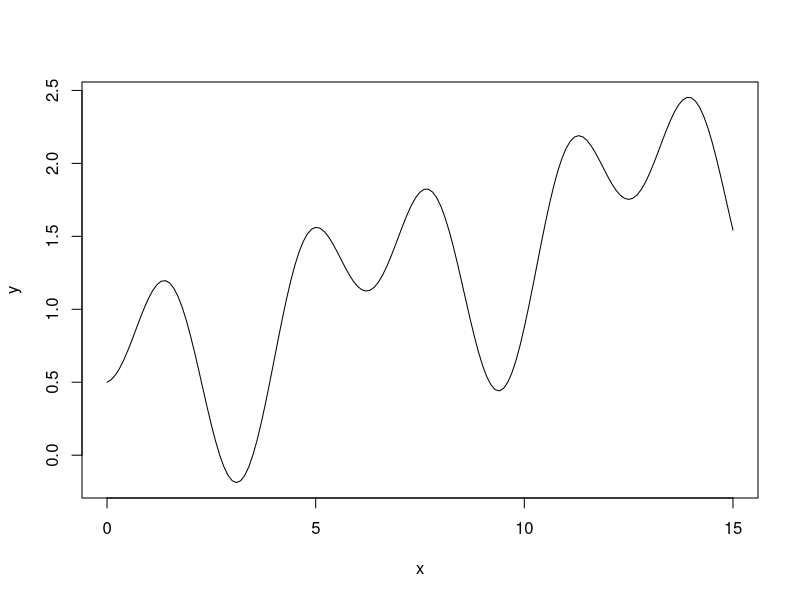
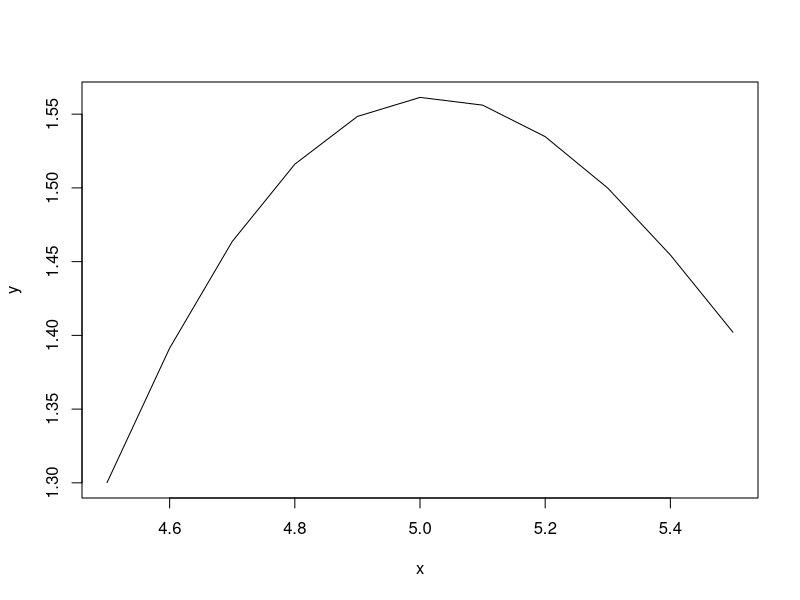
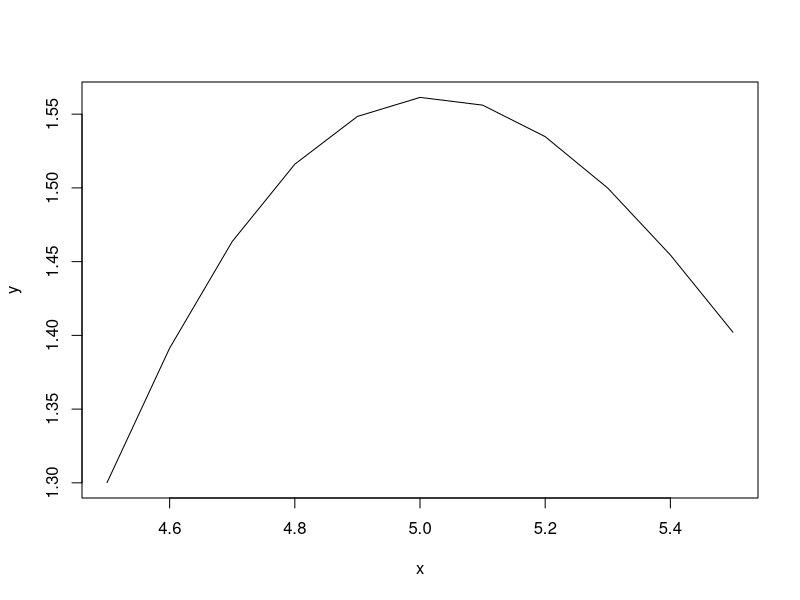
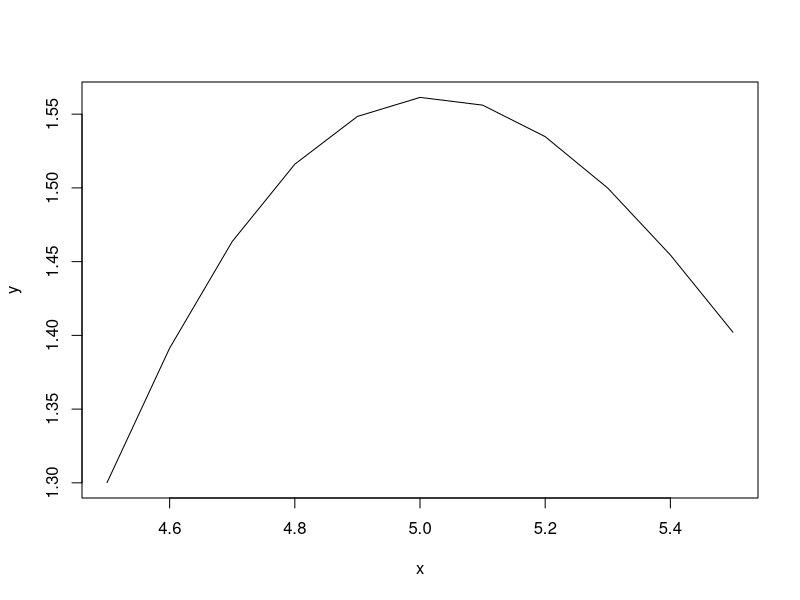
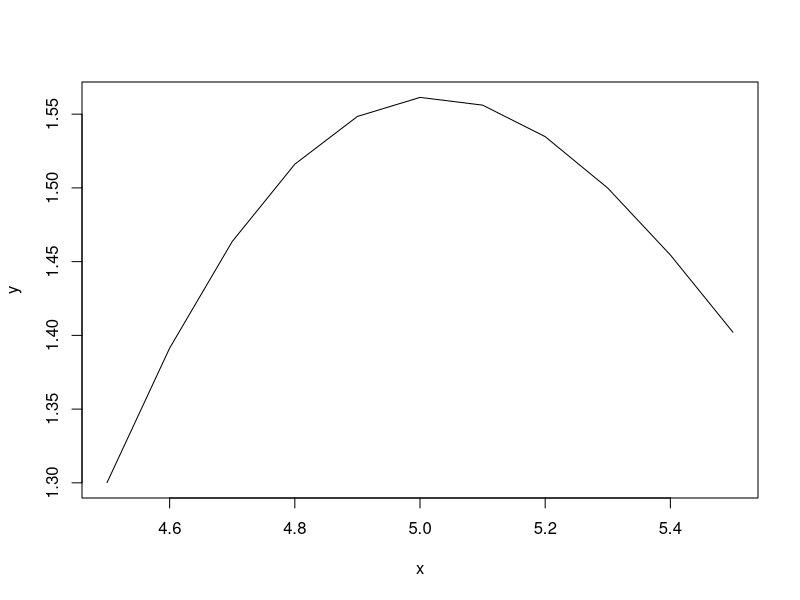
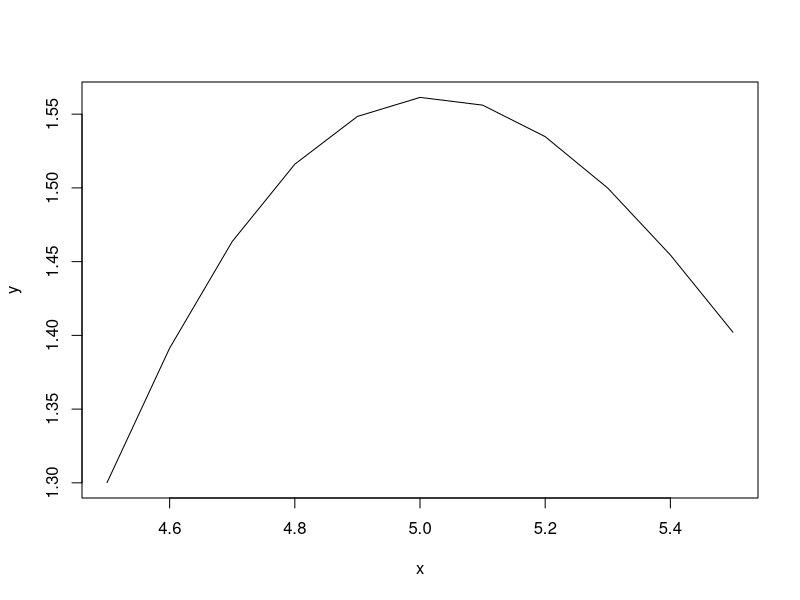
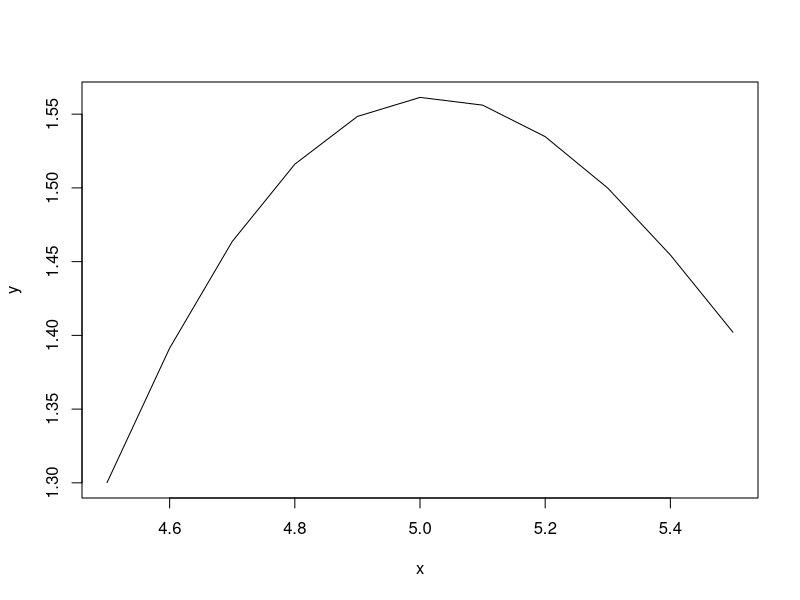
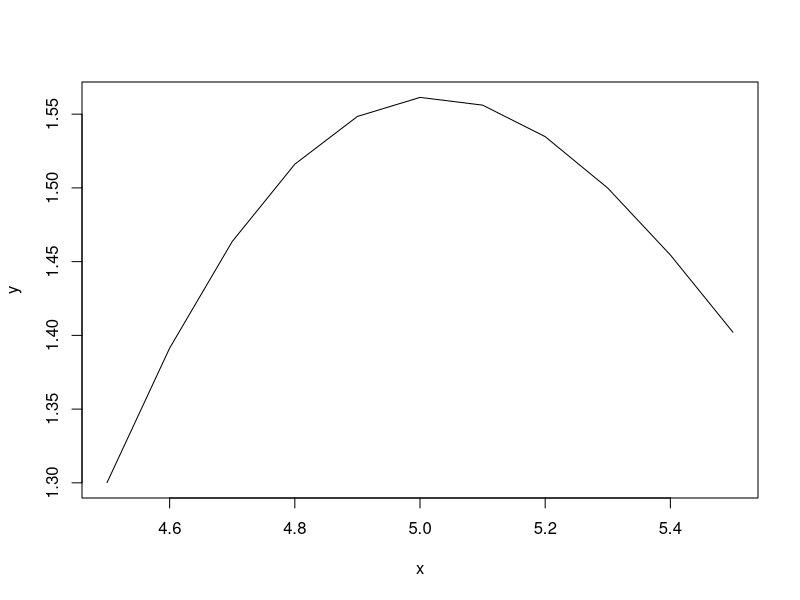

Here is the R script that generated these plots, in order:
FuctionToSolve <- function(x)
{
  y <- ((2*sin(x)^2 + cos(x)) / 2) + (x *0.1);
}

FuncMin <- function(FUN, RandomPoint, R)
{
  domain1 <- RandomPoint - R;
  domain2 <- RandomPoint + R;
  x <- seq(domain1,domain2,0.1);
  y <- FUN(x);
  plot(x,y, type='l')
  min(y)
}

RandomSearch <- function(FUN, domain1, domain2)
{
  numberOfIterations <- 10;
  result <- c();
  x <- seq(domain1,domain2,0.1);
  y <- FUN(x);
  plot(x,y, type='l')
  for(i in 1:numberOfIterations)
  {
    result <- c(result,FuncMin(FUN, 5,0.5));
  }
  result
}

RandomSearch(FuctionToSolve, 0,15)

